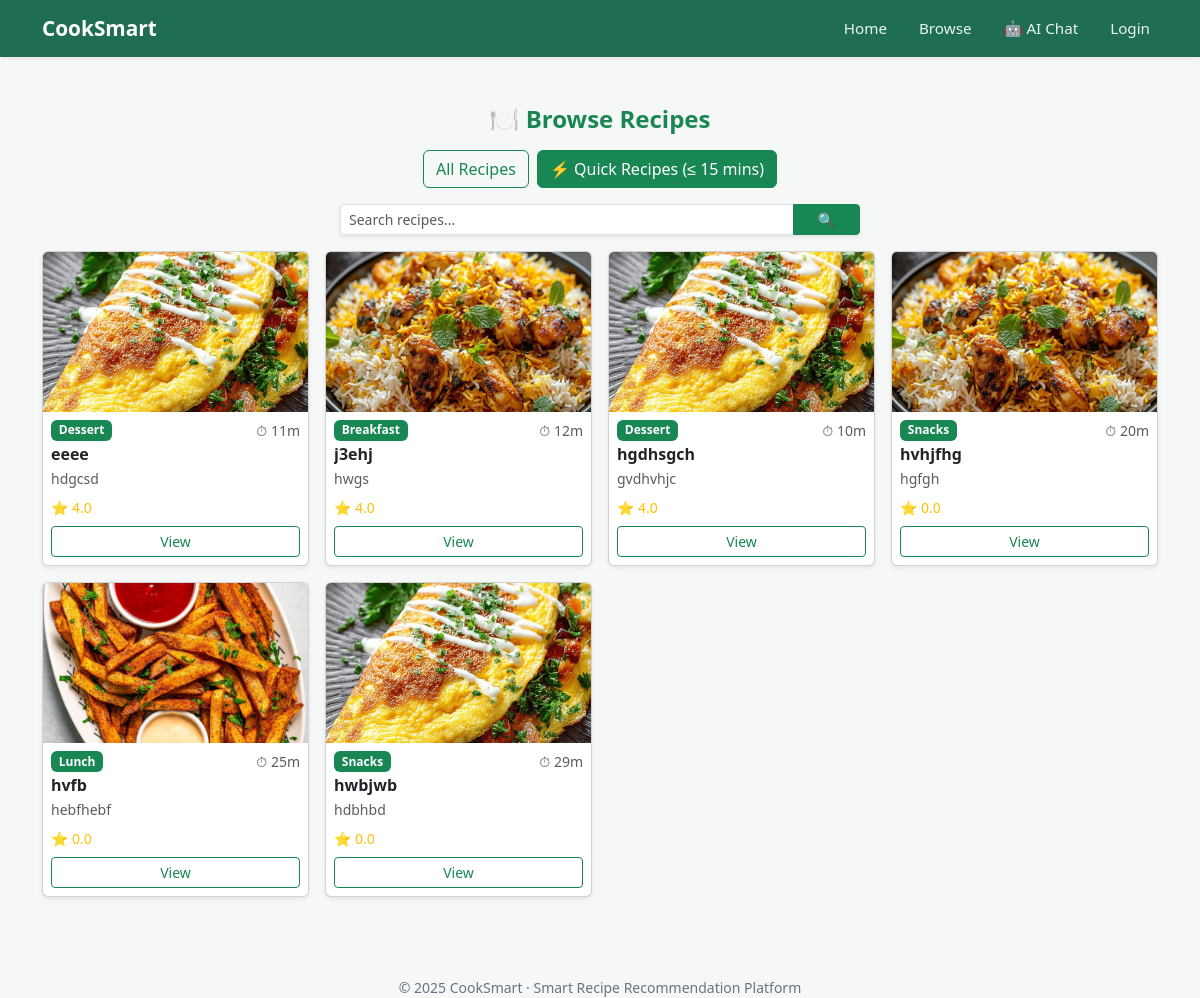
Before: /recipes/ with the older database file.
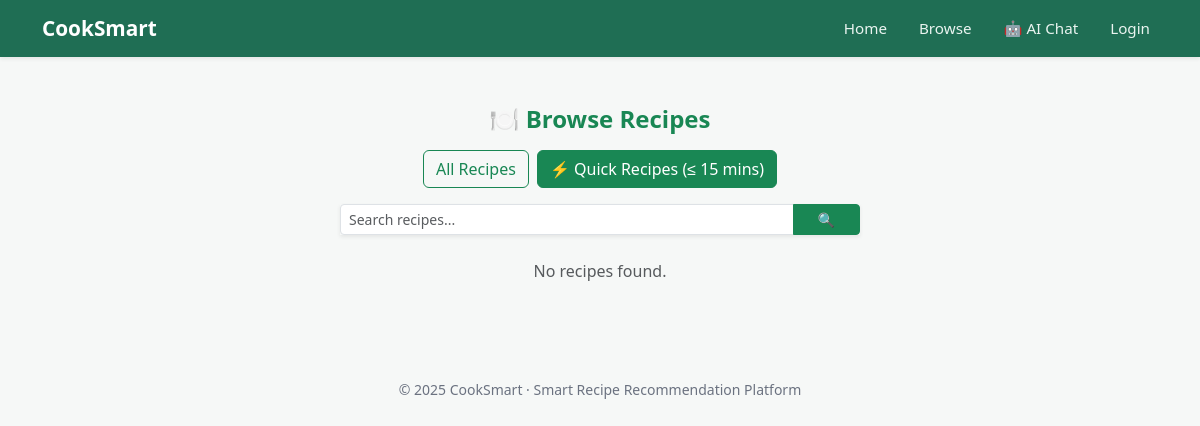
After: the same page with the newer database file.
### recipes/models.py (models this page shows, shortened)
class Recipe(models.Model):
    user = models.ForeignKey(
        User,
        on_delete=models.CASCADE,
        related_name="recipes"
    )
    title = models.CharField(
        max_length=200
    )
    description = models.TextField(
        blank=True
    )
    category = models.CharField(
        max_length=100,
        blank=True
    )
    cook_time = models.PositiveIntegerField(
        null=True,
        blank=True,
        help_text="Time in minutes"
    )
    servings = models.PositiveIntegerField(
        default=2,
        help_text="Number of servings this recipe makes"
    )
    difficulty = models.CharField(
        max_length=20,
        choices=[
            ("Easy", "Easy"),
            ("Medium", "Medium"),
            ("Hard", "Hard"),
        ],
        default="Medium"
    )
    ingredients = models.TextField(
        help_text="One ingredient per line (quantity unit ingredient)"
    )
    instructions = models.TextField(
        help_text="One step per line"
    )
    image = models.ImageField(
        upload_to="recipes/images/",
        blank=True,
        null=True
    )
    video = models.FileField(
        upload_to="recipes/videos/",
        blank=True,
        null=True
    )
    is_featured = models.BooleanField(
        default=False
    )
    created_at = models.DateTimeField(
        auto_now_add=True
    )

### recipes/views.py (the view)
# urls.py: path("recipes/", views.recipe_list, name="recipe_list"),
def recipe_list(request):
    recipes = Recipe.objects.annotate(
        avg_rating=Avg("reviews__rating")
    )
    recipe_type = request.GET.get("type")
    if recipe_type == "quick":
        recipes = recipes.filter(cook_time__lte=15)
    if request.user.is_authenticated:
        recipes = recipes.annotate(
            is_favorited=Exists(
                Favorite.objects.filter(
                    user=request.user,
                    recipe=OuterRef("pk")
                )
            )
        )
    else:
        recipes = recipes.annotate(
            is_favorited=Value(False, output_field=BooleanField())
        )
    return render(request, "recipes/all_recipes.html", {
        "recipes": recipes,
        "recipe_type": recipe_type,
    })

### recipes/templates/recipes/all_recipes.html (shortened to what this page needs)
{% extends 'recipes/base.html' %}
{% block content %}
<h4 class="text-success fw-bold mb-3 text-center">
    🍽️ Browse Recipes
</h4>
<div class="d-flex justify-content-center gap-2 mb-3">
  <a href="{% url 'recipe_list' %}" class="btn btn-outline-success">
  All Recipes
</a>
  <a href="{% url 'recipe_list' %}?type=quick" class="btn btn-success">
  ⚡ Quick Recipes (≤ 15 mins)
</a>
</div>
<form method="get" class="mb-3">
    <div class="input-group input-group-sm shadow-sm mx-auto"
         style="max-width:520px;">
        <input
            type="text"
            name="q"
            value="{{ request.GET.q }}"
            class="form-control"
            placeholder="Search recipes..."
        />
        <button class="btn btn-success px-4">🔍</button>
    </div>
</form>
<div class="row g-3">
{% for recipe in recipes %}
<div class="col-lg-3 col-md-4 col-sm-6">
    <div class="card recipe-card shadow-sm position-relative h-100">
        {% if recipe.image %}
        <img src="{{ recipe.image.url }}"
             class="card-img-top recipe-img">
        {% endif %}
        <div class="card-body p-2">
            <div class="d-flex justify-content-between align-items-center mb-1">
                <span class="badge bg-success small">
                    {{ recipe.category }}
                </span>
                <small class="text-muted">
                    ⏱ {{ recipe.cook_time|default:"--" }}m
                </small>
            </div>
            <h6 class="fw-bold mb-1 text-truncate">
                {{ recipe.title }}
            </h6>
            <p class="text-muted small mb-2">
                {{ recipe.description|truncatechars:45 }}
            </p>
<div class="text-warning small mb-2">
    ⭐ {{ recipe.avg_rating|default:0|floatformat:1 }}
</div>
            <a href="{% url 'recipe_detail' recipe.id %}"
               class="btn btn-outline-success btn-sm w-100"
               onclick="event.stopPropagation();">
                View
            </a>
        </div>
    </div>
</div>
{% empty %}
<p class="text-center text-muted mt-4">
    No recipes found.
</p>
{% endfor %}
</div>
{% endblock %}

Changed rows visible on the page:
removed Recipe: image (picture), category "Dessert", cook_time "11", title "eeee", description "hdgcsd", avg_rating "4.0"
removed Recipe: image (picture), category "Breakfast", cook_time "12", title "j3ehj", description "hwgs", avg_rating "4.0"
removed Recipe: image (picture), category "Dessert", cook_time "10", title "hgdhsgch", description "gvdhvhjc", avg_rating "4.0"
removed Recipe: image (picture), category "Snacks", cook_time "20", title "hvhjfhg", description "hgfgh", avg_rating "0.0"
removed Recipe: image (picture), category "Lunch", cook_time "25", title "hvfb", description "hebfhebf", avg_rating "0.0"
removed Recipe: image (picture), category "Snacks", cook_time "29", title "hwbjwb", description "hdbhbd", avg_rating "0.0"
Other visible differences:
text now shown: "No recipes found."
